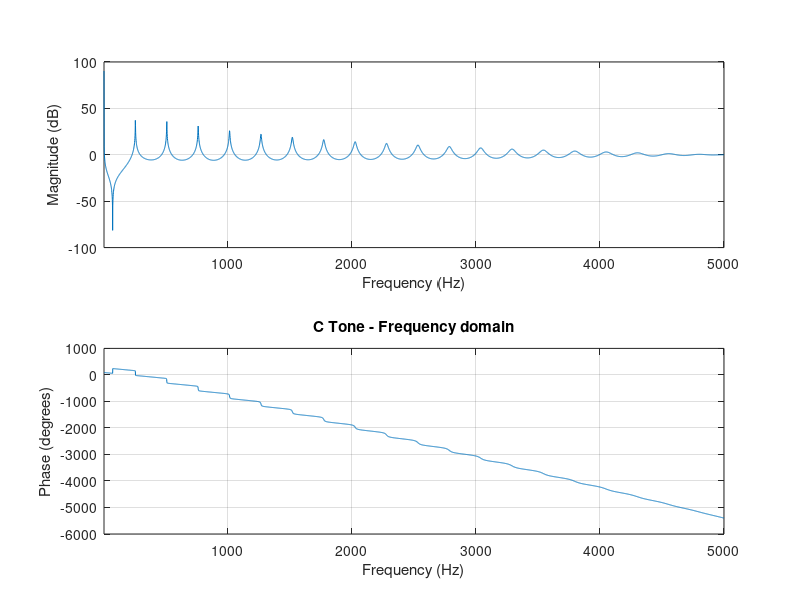
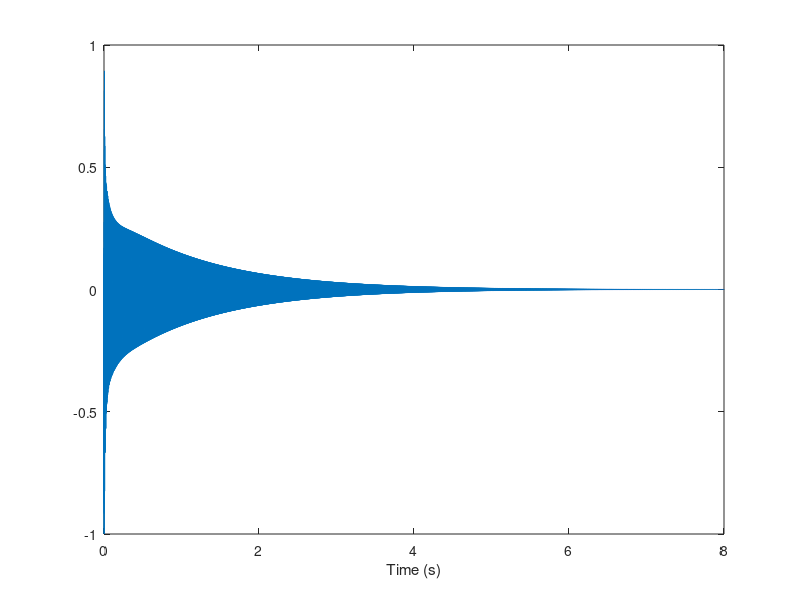

Reproduce these figures in MATLAB, in order. (Note: this script raises an error after producing the figures.)
clear
format short g
% Fs = 44.1e3; % Sample frequency
% Fs = 44.1e3; % Sample frequency
Fs = 10e3; % Sample frequency
N = 4096; % 2^12 - number of samples
ToneC4 = 262% Setting tone frequency
ToneA4 = 440% Setting tone frequency
MaxFrequency = 5e3

x = zeros(Fs * 8, 1);


t_res = 1 / Fs; % Time resolution
f_res = Fs / N% Frequency resolution

% Create time axis
t_vek = linspace(t_res, MaxFrequency, N);

%% FFT Settings
bins = [0:N - 1]; % Antal fft_bins
f_vek = bins * f_res; % Frekvensakse

% What bin is C4 located at ?
C4Bin = round(Fs / ToneC4)
A4Bin = round(Fs / ToneA4)


%% Filter properties
filterOrder = 64;
% Normalizing the frequency for C4 - new range [0:1]
C4freqNorm = 1 / C4Bin; 
C5freqNorm = 2 / C4Bin;

% Normalizing the frequency for A4 - new range [0:1]

% process the first 
normFreqVector = [0, C4freqNorm, C5freqNorm, 1];
AmpVector = [0, 0, 1, 1];

% Create coefficients for the filter 
bCoeff = firls(filterOrder, normFreqVector, AmpVector);

% Include the first sample - exclude samples during the delay and mean the two samples lastly read 
aCoeff = [1, zeros(1, round(C4Bin)), -0.5, -0.5];

% [1 000000000000000000000000000000 -0.5,-0.5]
figure(1); clf
freqz(bCoeff, aCoeff, t_vek, Fs);
title('C Tone - Frequency domain');

[H, W] = freqz(bCoeff, aCoeff, t_vek, Fs);



figure(2); clf
plot(W, 20 * log10(abs(H)));
title('C Tone - Frequency domain');
xlabel('Frequency (Hz)');
ylabel('Magnitude (dB)');
grid on

%%% Filter creation

noiseVektor = rand(max(length(aCoeff), length(bCoeff)) - 1, 1);

note = (filter(bCoeff,aCoeff,x,noiseVektor));
note = note - mean(note);
note = note / max(abs(note)); % Normalization
length(note)
time = 1:(length(note));
length(time)
figure(2);
plot(time*t_res,note)
xlabel('Time (s)')
hplayer = audioplayer(note, Fs); play(hplayer)



%% Tanke

%% Kort delay (~ 5-10 ms)
%% Filter med lowpass
%%

%%%%%%%%%%%%%%%%%%%%%%%%%%%%%%%%%%%%%%%%%%%%%%%%%%%%%%%%%%%%%%%%%%%%%%%%%%
%                       ||| SIGNAL FLOW |||                              %
%%%%%%%%%%%%%%%%%%%%%%%%%%%%%%%%%%%%%%%%%%%%%%%%%%%%%%%%%%%%%%%%%%%%%%%%%%
% | Noise burst | --(+)-------------------------------/---> |Karplus strong output|
%                   ^                               v
%                  |--<--|Filter| <-- |Delay|<-----|
% %%%%%%%%%%%%%%%%%%%%%%%%%%N%%%%%%%%%%%%%%%%%%%%%%%%%%%%%%%%%%%%%%%%%%%%%%%%

% DelayTime = 0.1e-3
% DelayIndex = floor(DelayTime * Fs)

% delayVector = [1; zeros(N - 1, 1)];
% delayVector(DelayIndex) = 1;

% KarplusVektor = conv(noiseVektor, delayVector);
% sound(KarplusVektor)

% NConv_vek = 0:numel(KarplusVektor) - 1;
% time_vektorConv = NConv_vek * Ts;

% figure(2); clf;
% subplot(2, 1, 1)
% plot(time_vektor * 1000, noiseVektor)
% subplot(2, 1, 2)
% plot(time_vektorConv * 1000, KarplusVektor)
% xlabel('Tid [ms]')
% % xlim([0 10 * noisePeriod])
